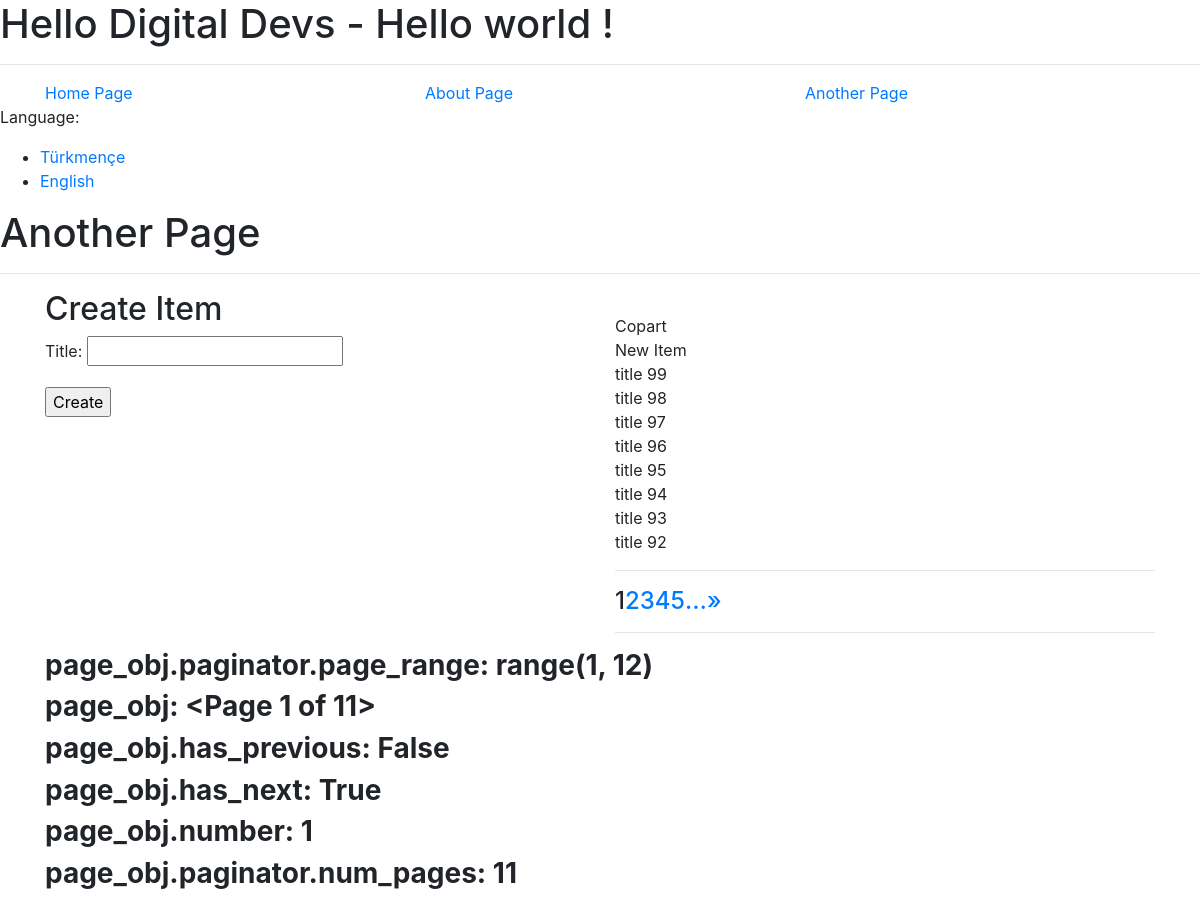
The app's page /another/, older data.
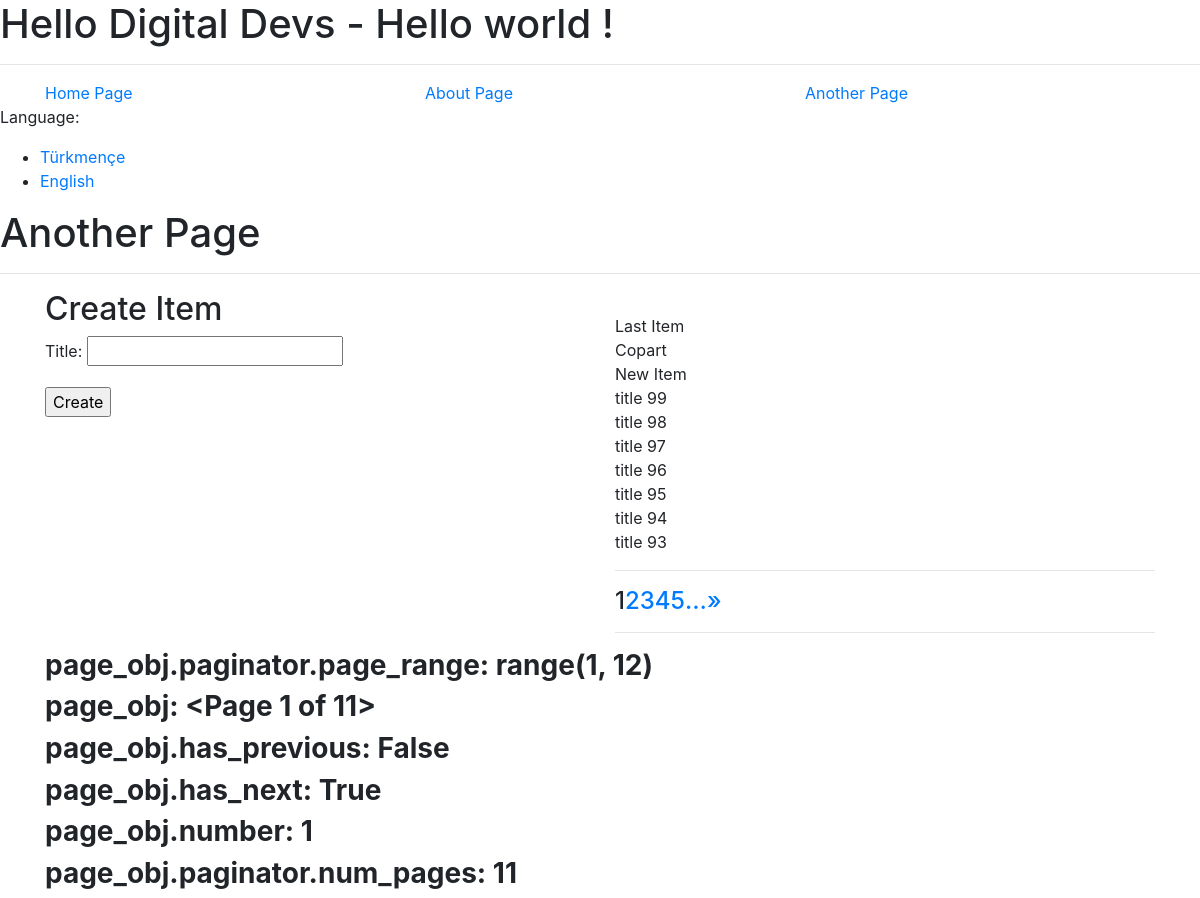
The same page, newer data.
### myapp/models.py (models this page shows, shortened)
class Item(models.Model):
    title = models.CharField(max_length=64)

### myapp/views.py (the view)
# urls.py: path('another/', views.AnotherView.as_view(), name='another'),
class AnotherView(CreateView, ListView, MyContextMixin):
    queryset = Item.objects.order_by('-id')
    paginate_by = 10
    template_name = 'myapp/another.html'
    form_class = ItemForm
    success_url = '/another/'

### myapp/forms.py
class ItemForm(forms.ModelForm):
    class Meta:
        model = Item
        fields = ('title', )

### myapp/context.py (called while the page is built)
def ContextProcessors(request):
    return {
        'products': Product.objects.all()
    }

### myapp/views.py (called while the page is built)
    def get_context_data(self, *args, **kwargs):
        context = super().get_context_data(*args, **kwargs)
        context['hello'] = _('Hello world !')
        return context

### myapp/templates/myapp/another.html
{% extends 'base.html' %}
{% load static %}
{% load i18n %}
{% block content %}
<h1>Another Page</h1><hr>
<div class="container">
    <div class="row">
      <div class="col">
          <h2>Create Item</h2>
          <form method="post">{% csrf_token %}
              {{form.as_p}}
              <input type="submit" value="Create">
          </form>
      </div>
        <div class="col">
            {% for item in object_list %}<br>
                {{ item.title }}
            {% endfor %}
            <hr>
            {% include "includes/pagination.html" %}
            <hr>
        </div>
    </div>
    <h3><b>page_obj.paginator.page_range: {{page_obj.paginator.page_range}}</b></h3>
    <h3><b>page_obj: {{page_obj}}</b></h3>
    <h3><b>page_obj.has_previous: {{page_obj.has_previous}}</b></h3>
    <h3><b>page_obj.has_next: {{page_obj.has_next}}</b></h3>
    <h3><b>page_obj.number: {{page_obj.number}}</b></h3>
    <h3><b>page_obj.paginator.num_pages: {{page_obj.paginator.num_pages}}</b></h3>
</div>
{% endblock content %}

### myapp/templates/base.html (shortened to what this page needs)
<!DOCTYPE html>
{% load i18n %}
<html lang="en" dir="ltr">
    <head>
        <link rel="stylesheet" href="https://maxcdn.bootstrapcdn.com/bootstrap/4.0.0/css/bootstrap.min.css">
    </head>
    <body>
        <h1>{% trans "Hello Digital Devs " %} - {{hello}}</h1>
        <hr>
        <div class="container">
            <div class="row">
                <div class="col">
                    <a href="{% url 'index' %}">Home Page</a>
                </div>
                <div class="col">
                    <a href="{% url 'about' %}">About Page</a>
                </div>
                <div class="col">
                    <a href="{% url 'another' %}">Another Page</a>
                </div>
            </div>
        </div>
        {% get_current_language as LANGUAGE_CODE %}
        {% get_available_languages as LANGUAGES %}
        {% get_language_info_list for LANGUAGES as languages %}
        <div class="languages">
        <p>{% trans "Language" %}:</p>
          <ul class="languages">
            {% for language in languages %}
              <li>
                <a href="/{{ language.code }}/{{request.get_full_path|slice:"4:"}}"
                  {% if language.code == LANGUAGE_CODE %} class="selected"{% endif %}>
                  {{ language.name_local }}
                </a>
              </li>
            {% endfor %}
          </ul>
        </div>
        {% block content %}
        {% endblock content %}
    </body>
</html>

### myapp/templates/includes/pagination.html (shortened to what this page needs)
<h4>
  <ul class="pagination">
    {% for i in page_obj.paginator.page_range %}
        {% if page_obj.number == i %}
            <li class="active"><span>{{ i }} <span class="sr-only">(current)</span></span></li>
        {% elif i > page_obj.number|add:'-5' and i < page_obj.number|add:'5' %}
            <li><a href="?page={{ i }}">{{ i }}</a></li>
        {% endif %}
    {% endfor %}
    {% if page_obj.paginator.num_pages > page_obj.number|add:'4' %}
        <li><a href="?page={{ page_obj.number|add:'5' }}">&hellip;</a></li>
    {% endif %}
    {% if page_obj.has_next %}
        <a href="?page={{ page_obj.paginator.num_pages }}"> &raquo;</a>
    {% else %}
        <li class="disabled"><span><i class="fa fa-chevron-right" aria-hidden="true"></i></span></li>
    {% endif %}
  </ul>
</h4>

Row changes from the older to the newer data that the page shows:
no longer on this page (row unchanged): Item: title "title 92"
added Item: title "Last Item"
